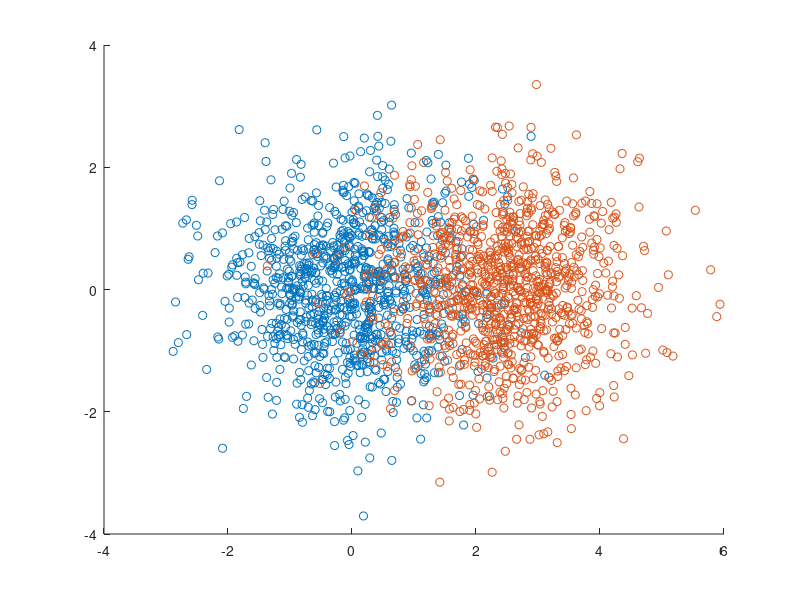

Source code (MATLAB): (Note: this script raises an error after producing the figure.)
% Daniel Bowden
% EEE 511
% Assignment 1

close all;
clear all;
clc;

rng(1);

dev = 1;
size = 1000;
x1 = dev * randn(2,size);
x2 = 2.5 + dev *randn(1,size);
x3 = dev * randn(1,size);
x4 = [x2;x3];
x = [x1,x4];
t1 =zeros(1,size);
t2 = ones(1,size);
t = [t1,t2];
scatter(x1(1,:),x1(2,:),'r.')
hold on
scatter(x4(1,:),x4(2,:),'g.')
% Randomize Input Data
rp1=randperm(2*size);
mixed_x = x(:,rp1);
mixed_t = t(rp1);
net = perceptron;
net.trainParam.epochs = 20;
[net,tr] = train(net,mixed_x,mixed_t);
plotpc(net.IW{1},net.b{1});
hold off
z1 = dev * randn(2,size);
z2 = 2.5 + dev *randn(1,size);
z3 = dev * randn(1,size);
z = [z1,[z2;z3]];
y = net(z);
figure
plotconfusion(t,y)